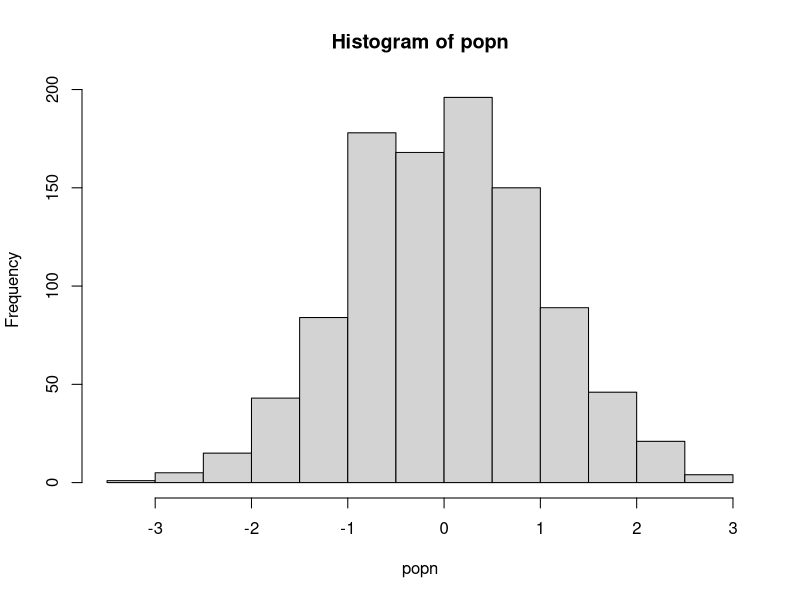

Write R code to recreate this figure.
######### Functions ##########
# Function: Example script of using vectorization involving lapply and sapply. 


## A function to take a sample of size n from a population "popn" and return its mean
myexperiment <- function(popn,n){
  pop_sample <- sample(popn, n, replace = FALSE)
  return(mean(pop_sample))
}

## Calculate means using a for loop without preallocation:
loopy_sample1 <- function(popn, n, num){
  result1 <- vector() #Initialize empty vector of size 1
  for(i in 1:num){
    result1 <- c(result1, myexperiment(popn, n))
  }
  return(result1)
}

## To run "num" iterations of the experiment using a for loop on a vector with preallocation:
loopy_sample2 <- function(popn, n, num){
  result2 <- vector(,num) #Preallocate expected size
  for(i in 1:num){
    result2[i] <- myexperiment(popn, n)
  }
  return(result2)
}

## To run "num" iterations of the experiment using a for loop on a list with preallocation:
loopy_sample3 <- function(popn, n, num){
  result3 <- vector("list", num) #Preallocate expected size
  for(i in 1:num){
    result3[[i]] <- myexperiment(popn, n)
  }
  return(result3)
}


## To run "num" iterations of the experiment using vectorization with lapply:
lapply_sample <- function(popn, n, num){
  result4 <- lapply(1:num, function(i) myexperiment(popn, n))
  return(result4)
}

## To run "num" iterations of the experiment using vectorization with lapply:
sapply_sample <- function(popn, n, num){
  result5 <- sapply(1:num, function(i) myexperiment(popn, n))
  return(result5)
}

popn <- rnorm(1000) #Generate the population
hist(popn)
n <- 20 # sample size for each experiment
num <- 100 # Number of times to rerun the experiment

n <- 20 # sample size for each experiment
num <- 1000 # Number of times to rerun the experiment


#Times the time taken for script to run 
print("The loopy, non-preallocation approach takes:" )
print(system.time(loopy_sample1(popn, n, num)))

print("The loopy, but with preallocation approach takes:" )
print(system.time(loopy_sample2(popn, n, num)))

print("The loopy, non-preallocation approach takes:" )
print(system.time(loopy_sample3(popn, n, num)))

print("The vectorized sapply approach takes:" )
print(system.time(sapply_sample(popn, n, num)))

print("The vectorized lapply approach takes:" )
print(system.time(lapply_sample(popn, n, num)))
